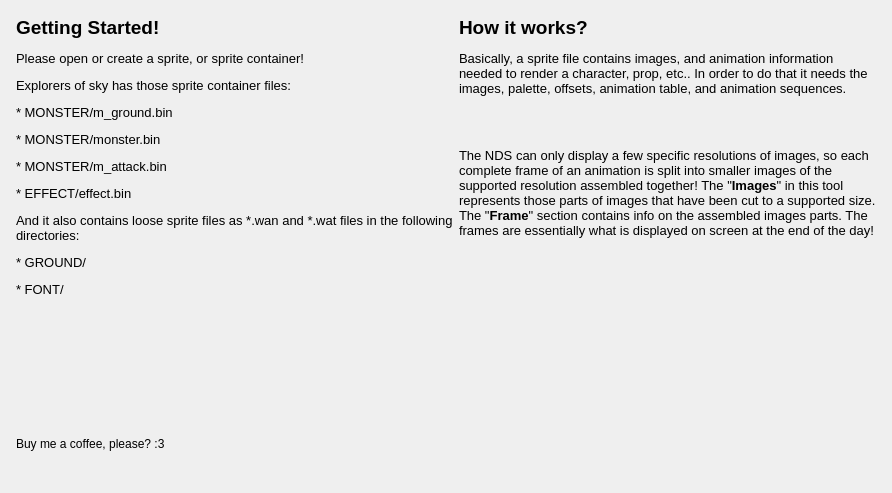
       <widget class="QWidget" name="tabWelcome">
        <attribute name="title">
         <string>Start Screen</string>
        </attribute>
        <layout class="QHBoxLayout" name="horizontalLayout_13">
         <item>
          <layout class="QFormLayout" name="tabWelcomeLayout">
           <property name="leftMargin">
            <number>5</number>
           </property>
           <property name="topMargin">
            <number>5</number>
           </property>
           <property name="rightMargin">
            <number>5</number>
           </property>
           <property name="bottomMargin">
            <number>5</number>
           </property>
           <item row="0" column="0">
            <widget class="QLabel" name="lblGetStarted">
             <property name="text">
              <string>&lt;html&gt;&lt;head/&gt;&lt;body&gt;&lt;p&gt;&lt;span style=&quot; font-size:14pt; font-weight:600;&quot;&gt;Getting Started!&lt;/span&gt;&lt;/p&gt;&lt;p&gt;&lt;span style=&quot; font-size:10pt;&quot;&gt;Please open or create a sprite, or sprite container!&lt;/span&gt;&lt;/p&gt;&lt;p&gt;&lt;span style=&quot; font-size:10pt;&quot;&gt;Explorers of sky has those sprite container files:&lt;/span&gt;&lt;/p&gt;&lt;p&gt;&lt;span style=&quot; font-size:10pt;&quot;&gt;* MONSTER/m_ground.bin&lt;/span&gt;&lt;/p&gt;&lt;p&gt;&lt;span style=&quot; font-size:10pt;&quot;&gt;* MONSTER/monster.bin&lt;/span&gt;&lt;/p&gt;&lt;p&gt;&lt;span style=&quot; font-size:10pt;&quot;&gt;* MONSTER/m_attack.bin&lt;/span&gt;&lt;/p&gt;&lt;p&gt;&lt;span style=&quot; font-size:10pt;&quot;&gt;* EFFECT/effect.bin&lt;/span&gt;&lt;/p&gt;&lt;p&gt;&lt;span style=&quot; font-size:10pt;&quot;&gt;And it also contains loose sprite files as *.wan and *.wat files in the following directories:&lt;/span&gt;&lt;/p&gt;&lt;p&gt;&lt;span style=&quot; font-size:10pt;&quot;&gt;* GROUND/&lt;/span&gt;&lt;/p&gt;&lt;p&gt;&lt;span style=&quot; font-size:10pt;&quot;&gt;* FONT/&lt;/span&gt;&lt;/p&gt;&lt;/body&gt;&lt;/html&gt;</string>
             </property>
             <property name="textFormat">
              <enum>Qt::RichText</enum>
             </property>
             <property name="scaledContents">
              <bool>true</bool>
             </property>
             <property name="alignment">
              <set>Qt::AlignLeading|Qt::AlignLeft|Qt::AlignTop</set>
             </property>
             <property name="wordWrap">
              <bool>true</bool>
             </property>
             <property name="margin">
              <number>10</number>
             </property>
            </widget>
           </item>
           <item row="1" column="0">
            <spacer name="verticalSpacer_2">
             <property name="orientation">
              <enum>Qt::Vertical</enum>
             </property>
             <property name="sizeHint" stdset="0">
              <size>
               <width>20</width>
               <height>128</height>
              </size>
             </property>
            </spacer>
           </item>
           <item row="2" column="0">
            <widget class="QLabel" name="lblDonate">
             <property name="text">
              <string>&lt;html&gt;&lt;head/&gt;&lt;body&gt;&lt;p&gt;Buy me a coffee, please? :3&lt;/p&gt;&lt;p&gt;&lt;a href=&quot;https://ko-fi.com/A036WFJ&quot;&gt;&lt;img src=&quot;:/resources/imgs/kofi2.png&quot; height=&quot;36&quot;/&gt;&lt;/a&gt;&lt;/p&gt;&lt;/body&gt;&lt;/html&gt;</string>
             </property>
             <property name="textFormat">
              <enum>Qt::RichText</enum>
             </property>
            </widget>
           </item>
           <item row="0" column="1">
            <widget class="QLabel" name="label_14">
             <property name="text">
              <string>&lt;html&gt;&lt;head/&gt;&lt;body&gt;&lt;p&gt;&lt;span style=&quot; font-size:14pt; font-weight:600;&quot;&gt;How it works?&lt;/span&gt;&lt;/p&gt;&lt;p&gt;&lt;span style=&quot; font-size:10pt;&quot;&gt;Basically, a sprite file contains images, and animation information needed to render a character, prop, etc.. In order to do that it needs the images,  palette, offsets, animation table, and animation sequences.&lt;/span&gt;&lt;/p&gt;&lt;p&gt;&lt;br/&gt;&lt;/p&gt;&lt;p&gt;&lt;span style=&quot; font-size:10pt;&quot;&gt;The NDS can only display a few specific resolutions of images, so each complete frame of an animation is split into  smaller images of the supported resolution assembled together! The &amp;quot;&lt;/span&gt;&lt;span style=&quot; font-size:10pt; font-weight:600;&quot;&gt;Images&lt;/span&gt;&lt;span style=&quot; font-size:10pt;&quot;&gt;&amp;quot; in this tool represents those parts of images that have been cut to a supported size. The &amp;quot;&lt;/span&gt;&lt;span style=&quot; font-size:10pt; font-weight:600;&quot;&gt;Frame&lt;/span&gt;&lt;span style=&quot; font-size:10pt;&quot;&gt;&amp;quot; section contains info on the assembled images parts. The frames are essentially what is displayed on screen at the end of the day!&lt;/span&gt;&lt;/p&gt;&lt;/body&gt;&lt;/html&gt;</string>
             </property>
             <property name="textFormat">
              <enum>Qt::RichText</enum>
             </property>
             <property name="scaledContents">
              <bool>true</bool>
             </property>
             <property name="alignment">
              <set>Qt::AlignLeading|Qt::AlignLeft|Qt::AlignTop</set>
             </property>
             <property name="wordWrap">
              <bool>true</bool>
             </property>
             <property name="margin">
              <number>10</number>
             </property>
            </widget>
           </item>
          </layout>
         </item>
        </layout>
       </widget>
